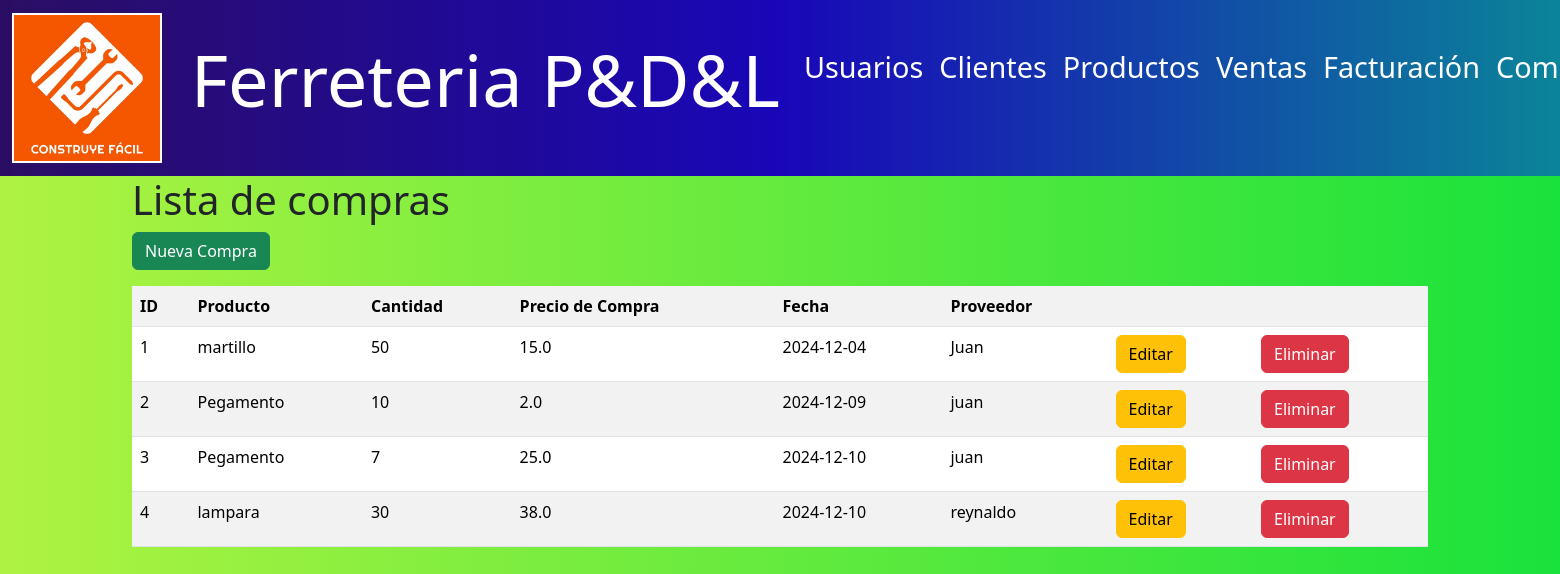
The page /compras/ (signed in) on the database its author committed.
### models/compra_model.py (models this page shows, shortened)
class Compra(db.Model):
    __tablename__ = "compras"
    id = db.Column(db.Integer, primary_key=True)
    producto_id = db.Column(db.Integer, db.ForeignKey('productos.id'), nullable=False)
    cantidad = db.Column(db.Integer, nullable=False)
    precio_compra = db.Column(db.Float, nullable=False)
    fecha = db.Column(db.Date, nullable=False)
    proveedor = db.Column(db.String(100), nullable=False)
    producto = db.relationship('Producto', back_populates='compras')
    @staticmethod
    def get_all():
        return Compra.query.all()

### models/producto_model.py (models this page shows, shortened)
class Producto(db.Model):
    __tablename__ = "productos"
    id = db.Column(db.Integer, primary_key=True)
    nombre = db.Column(db.String(100), nullable=False)
    descripcion = db.Column(db.String(120), nullable=False)
    precio = db.Column(db.Float(11, 2), nullable=False)
    stock = db.Column(db.Integer, nullable=False)
    ventas = db.relationship('Venta', back_populates='producto')
    compras = db.relationship('Compra', back_populates='producto')
    facturas = db.relationship('Factura', back_populates='producto')

### controllers/compra_controller.py (the view)
@compra_bp.route("/")
def index():
    compras = Compra.get_all()
    return compra_view.list(compras)

### run.py (called while the page is built)
@app.context_processor
def inject_active_path():
    def is_active(path):
        return 'active' if request.path == path else ''
    return(dict(is_active =  is_active))

### views/compra_view.py (called while the page is built)
def list(compras):
    return render_template('compras/index.html', compras=compras)

### templates/compras/index.html (shortened to what this page needs)
{% extends 'base.html' %}
{% block content %}
<h1>Lista de compras</h1>
<a href="{{ url_for('compra.create') }}" class="btn btn-success mb-3">Nueva Compra</a>
<table class="table table-striped">
    <tr>
        <th>ID</th>
        <th>Producto</th>
        <th>Cantidad</th>
        <th>Precio de Compra</th>
        <th>Fecha</th>
        <th>Proveedor</th>
        <th></th>
        <th></th>
    </tr>
    {% for item in compras %}
    <tr>
        <td>{{ item.id }}</td>
        <td>{{ item.producto.nombre }}</td>
        <td>{{ item.cantidad }}</td>
        <td>{{ item.precio_compra }}</td>
        <td>{{ item.fecha }}</td>
        <td>{{ item.proveedor }}</td>
        <td>
            <a href="{{ url_for('compra.edit', id=item.id) }}" class="btn btn-warning">Editar</a>
        </td>
        <td>
            <a href="{{ url_for('compra.delete', id=item.id) }}" class="btn btn-danger">Eliminar</a>
        </td>
    </tr>
    {% endfor %}
</table>
{% endblock %}

### templates/base.html (style rules this page uses)
body { background: linear-gradient(to right, #aff341, #19e23b); min-height: 100vh; }

### rows shown on the page
Compra: id "1", producto.nombre "martillo", cantidad "50", precio_compra "15.0", fecha "2024-12-04", proveedor "Juan"
Compra: id "2", producto.nombre "Pegamento", cantidad "10", precio_compra "2.0", fecha "2024-12-09", proveedor "juan"
Compra: id "3", producto.nombre "Pegamento", cantidad "7", precio_compra "25.0", fecha "2024-12-10", proveedor "juan"
Compra: id "4", producto.nombre "lampara", cantidad "30", precio_compra "38.0", fecha "2024-12-10", proveedor "reynaldo"
